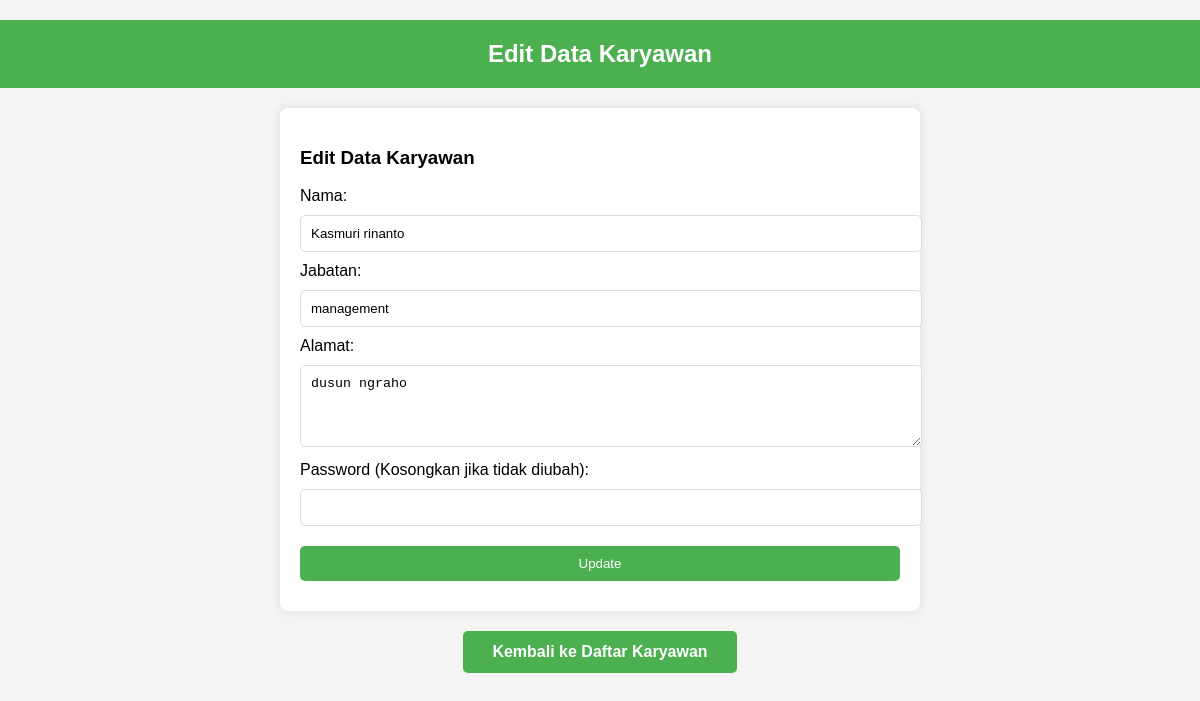
The page /admin_edit_data_user.php?edit=0000000000 on the database its author committed.
### tables this page shows
CREATE TABLE `dt_karyawan` (
  `NPK` varchar(50) NOT NULL,
  `nama` varchar(100) NOT NULL,
  `jabatan` varchar(100) NOT NULL,
  `alamat` text NOT NULL,
  `password` varchar(255) NOT NULL,
  `role` varchar(50) DEFAULT 'dt_karyawan',
  `foto` longblob DEFAULT NULL
);

### admin_edit_data_user.php (the view, shortened to what this page needs)
<?php
include 'db.php';
if (isset($_GET['edit'])) {
    $NPK = $_GET['edit'];
    $query = "SELECT * FROM dt_karyawan WHERE NPK = ?";
    $stmt = $conn->prepare($query);
    $stmt->bind_param("s", $NPK);
    $stmt->execute();
    $result = $stmt->get_result();
    $karyawan = $result->fetch_assoc();
} else {
    header("Location: data_user.php");
    exit();
}
?>
<!DOCTYPE html>
<html lang="en">
<head>
</head>
<body>
    <h2>Edit Data Karyawan</h2>
    <div class="form-container">
        <h3>Edit Data Karyawan</h3>
        <form method="POST" action="">
            <label>Nama:</label><br>
            <input type="text" name="nama" value="<?php echo $karyawan['nama']; ?>" required><br>
            <label>Jabatan:</label><br>
            <input type="text" name="jabatan" value="<?php echo $karyawan['jabatan']; ?>" required><br>
            <label>Alamat:</label><br>
            <textarea name="alamat" rows="4" required><?php echo $karyawan['alamat']; ?></textarea><br>
            <label>Password (Kosongkan jika tidak diubah):</label><br>
            <input type="password" name="password"><br>
            <button type="submit">Update</button>
        </form>
    </div>
    <a href="data_user.php" class="back-button">Kembali ke Daftar Karyawan</a>
</body>
</html>

### admin_edit_data_user.php (style rules this page uses)
body { font-family: Arial, sans-serif; background-color: #f4f4f4; margin: 0; padding: 0; }
h2 { text-align: center; color: #333; padding: 20px; background-color: #4CAF50; color: white; }
.form-container { width: 50%; margin: 0 auto; padding: 20px; background-color: white; border-radius: 8px; box-shadow: 0 0 10px rgba(0, 0, 0, 0.1); }
.form-container input, .form-container textarea, .form-container button { width: 100%; padding: 10px; margin: 10px 0; border: 1px solid #ddd; border-radius: 5px; }
.form-container button { background-color: #4CAF50; color: white; border: none; }
a { color: #4CAF50; text-decoration: none; }
.back-button { display: block; width: 250px; margin: 20px auto; padding: 12px; text-align: center; background-color: #4CAF50; color: white; border: none; border-radius: 5px; font-size: 16px; font-weight: bold; text-decoration: none; }

### rows shown on the page
dt_karyawan: nama "Kasmuri rinanto", jabatan "management", alamat "dusun ngraho"
